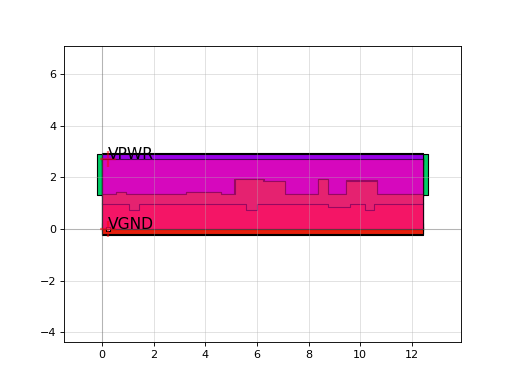

The script that drew this image:
import sky130

c = sky130.components.sky130_fd_sc_hd__sdfstp_1()
c.plot()
